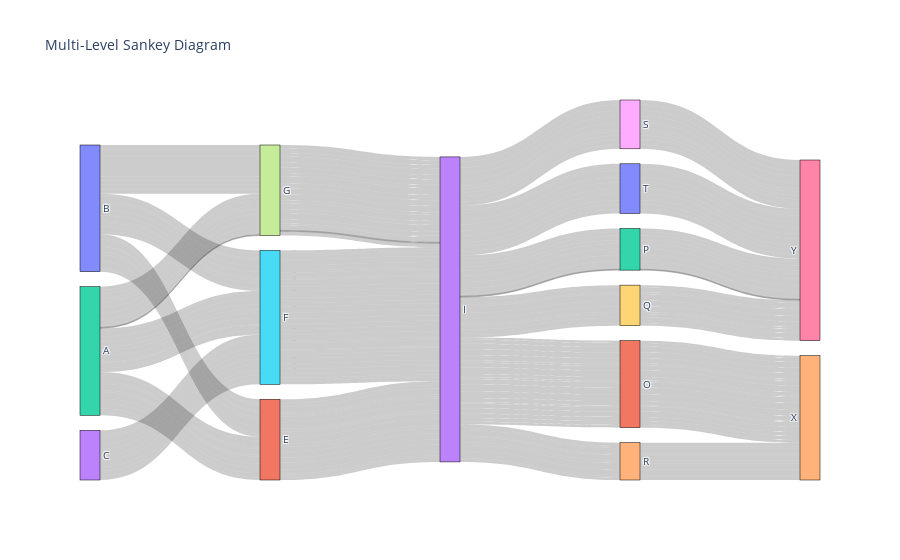

Here is the notebook cell this chart was saved with:
### Code cell
values_to_filter = ['I']
filtered_df = df[df[columns].isin(values_to_filter).any(axis=1)]

# Displaying the first few rows of the filtered data
def create_node_dict(df, columns):
    unique_nodes = {node: i for i, node in enumerate(set(df[columns].values.flatten()))}
    return unique_nodes

# Extracting the node names and creating a dictionary to map nodes to unique IDs
columns = ['Step 1', 'Step 2', 'Step 3', 'Step 4', 'Step 5']
node_dict = create_node_dict(filtered_df, columns)

# Preparing source, target, and value lists for the Sankey diagram
source = []
target = []
value = []

for _, row in filtered_df.iterrows():
    for i in range(len(columns)-1):
        source.append(node_dict[row[columns[i]]])
        target.append(node_dict[row[columns[i+1]]])
        value.append(row['Size'])

# Creating the node label list
node_labels = list(node_dict.keys())

# Creating the Sankey diagram
fig = go.Figure(data=[go.Sankey(
    node=dict(
        pad=15,
        thickness=20,
        line=dict(color="black", width=0.5),
        label=node_labels,
    ),
    link=dict(
        source=source,
        target=target,
        value=value
    ))])

fig.update_layout(title_text="Multi-Level Sankey Diagram", font_size=10)
fig.show()

### Figure 1 — Plotly figure (JSON) as saved in the notebook; plotly's stock layout.template omitted (floating-point values rounded to 4 significant figures; data arrays with more than 128 entries replaced by an {"elided": "..."} marker saying what was removed)
{"data": [{"link": {"source": {"elided": "280 int values"}, "target": {"elided": "280 int values"}, "value": {"elided": "280 int values"}}, "node": {"label": ["B", "O", "P", "I", "X", "F", "Y", "G", "S", "Q", "T", "E", "A", "C", "R"], "line": {"color": "black", "width": 0.5}, "pad": 15, "thickness": 20}, "type": "sankey"}], "layout": {"font": {"size": 10}, "title": {"text": "Multi-Level Sankey Diagram"}}}
